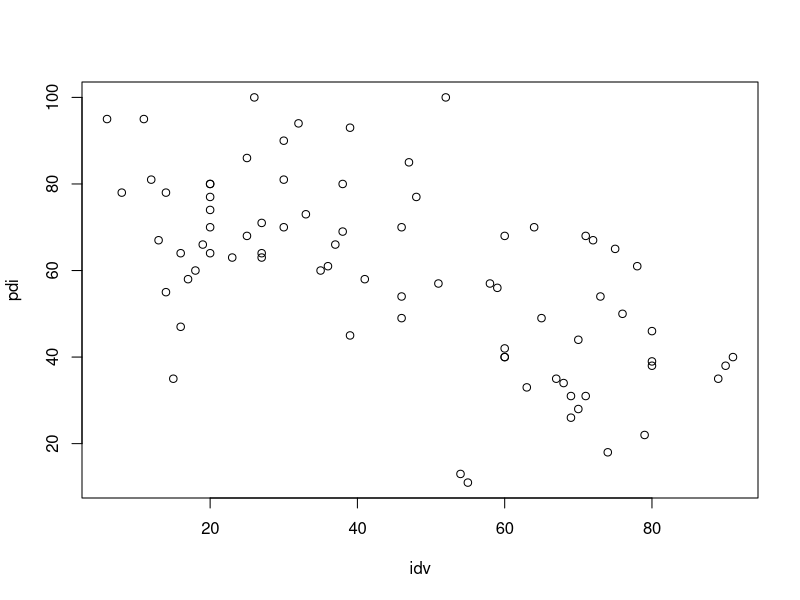
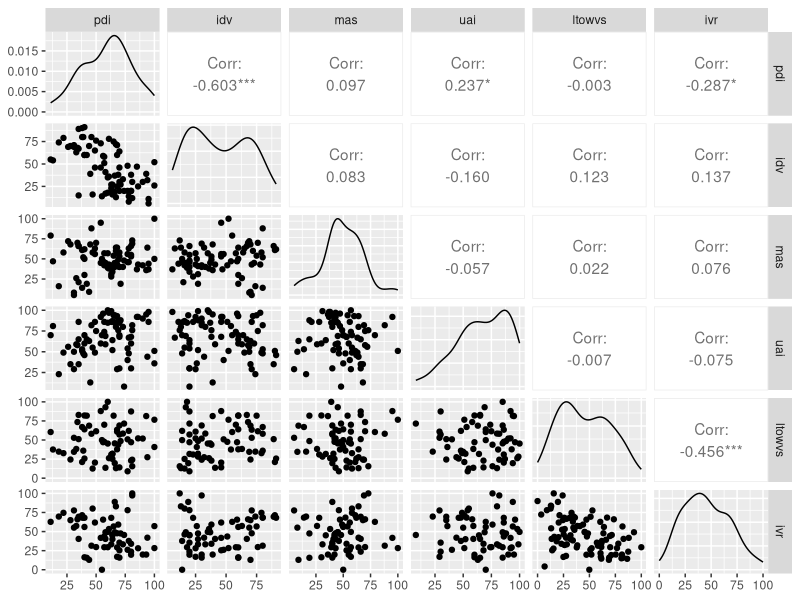
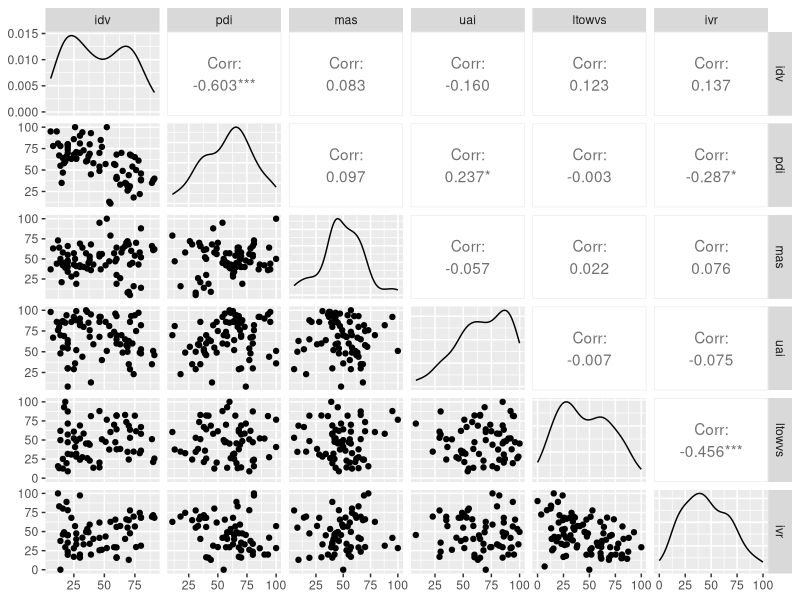
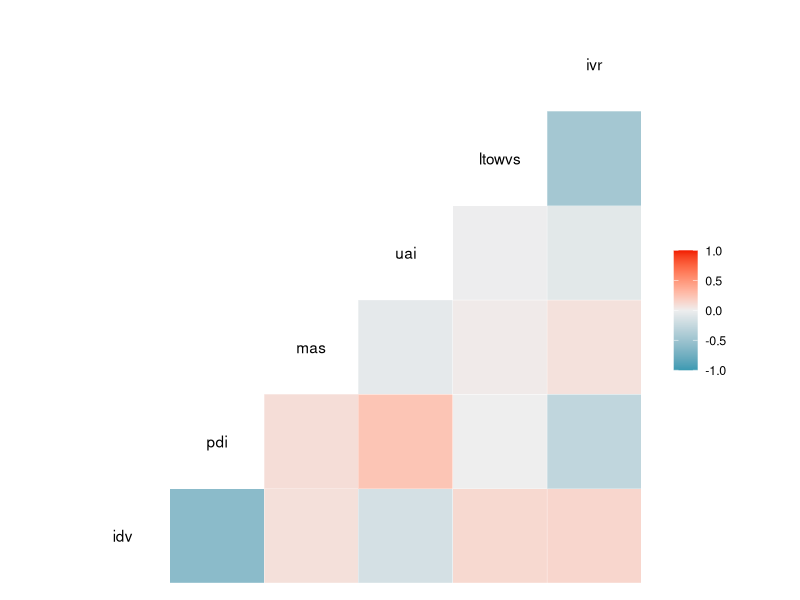

The R source for these figures, in order:
install.packages("tidyverse")
library(tidyverse)

library(readxl)
cv <- read_excel("6-dimensions-for-website-2015-12-08-0-100.xls")
cv <- as_tibble(cv)
summary(cv, na.rm = TRUE)
mean(cv$idv, na.rm = TRUE)
attach(cv)

head(cv)
plot(idv, pdi)

install.packages("GGally")
library(GGally)
ggpairs(cv, columns = 3:8)
help("ggpairs")
ggpairs(cv %>% select(idv, pdi, mas, uai, ltowvs, ivr))
ggcorr(cv %>% select(idv, pdi, mas, uai, ltowvs, ivr))
